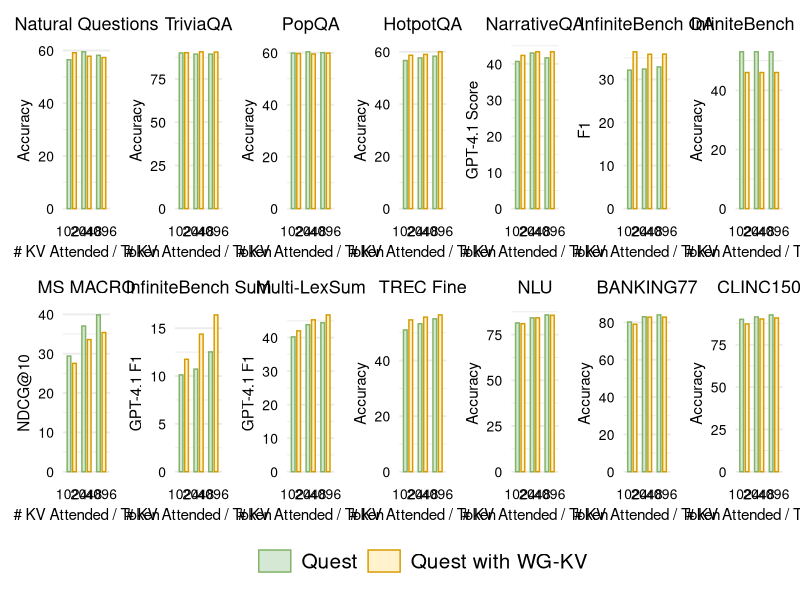

Recreate this plot in R.
library(tidyverse)
library(patchwork)

method_priority <- c("Quest Only", "WG-KV + Quest")

data <- read_csv("data/integration.csv") %>%
  mutate(
    method = fct_relevel(method, method_priority),
    score = case_when(
      panel_title == "NarrativeQA" ~ score * (100 / 3),
      panel_title == "InfiniteBench Sum" | panel_title == "Multi-LexSum" ~ score * 100,
      TRUE ~ score
    )
  )

panel_info <- data %>%
  distinct(panel_title, y_label)

fig_list <- map(seq_len(nrow(panel_info)), \(idx) {
  panel_label <- panel_info$panel_title[[idx]]
  axis_label <- panel_info$y_label[[idx]]

  panel_data <- data %>%
    filter(panel_title == panel_label, y_label == axis_label, kv_attended %in% c(1024, 2048, 4096)) %>%
    mutate(kv_attended = factor(kv_attended, levels = c(1024, 2048, 4096)))

  plot <- ggplot(panel_data, aes(x = kv_attended, y = score, fill = method, colour = method)) +
    geom_col(
      position = position_dodge(width = 0.74),
      width = 0.5,
      linewidth = 0.5
    )

  plot +
    scale_fill_manual(
      breaks = method_priority,
      labels = c("Quest", "Quest with WG-KV"),
      values = c(
        "Quest Only" = "#D5E8D4",
        "WG-KV + Quest" = "#FFF2CC"
      )
    ) +
    scale_colour_manual(
      values = c(
        "Quest Only" = "#82B366",
        "WG-KV + Quest" = "#D79B00"
      )
    ) +
    guides(
      fill = guide_legend(
        override.aes = list(
          linewidth = 0.5,
          colour = c("#82B366", "#D79B00")
        ),
        keywidth = 1.7
      ),
      colour = "none"
    ) +
    labs(
      x = "# KV Attended / Token",
      y = axis_label,
      title = panel_label
    ) +
    coord_cartesian(clip = "off") +
    theme_minimal(base_size = 14) +
    theme(
      plot.title = element_text(size = 13, hjust = 0.5),
      legend.title = element_blank(),
      legend.text = element_text(size = 15),
      axis.text.x = element_text(size = 10, colour = "black"),
      axis.text.y = element_text(size = 10, colour = "black"),
      axis.title.x = element_text(size = 11),
      axis.title.y = element_text(size = 11),
      panel.grid.major.x = element_blank()
    )
})

fig <- wrap_plots(fig_list, ncol = 7, guides = "collect") &
  theme(legend.position = "bottom")

ggsave("integration_new.pdf", fig, width = 14.0, height = 4.7, units = "in")
